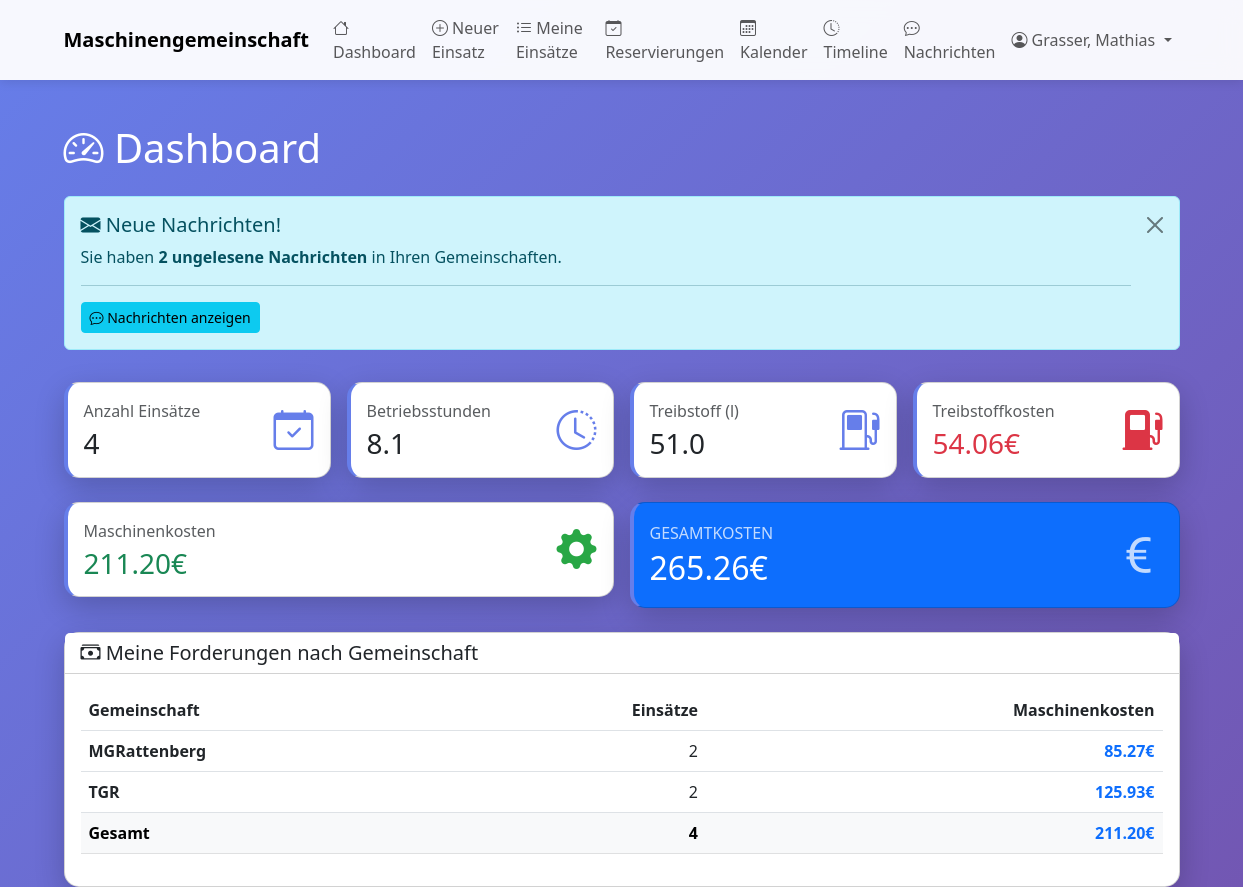
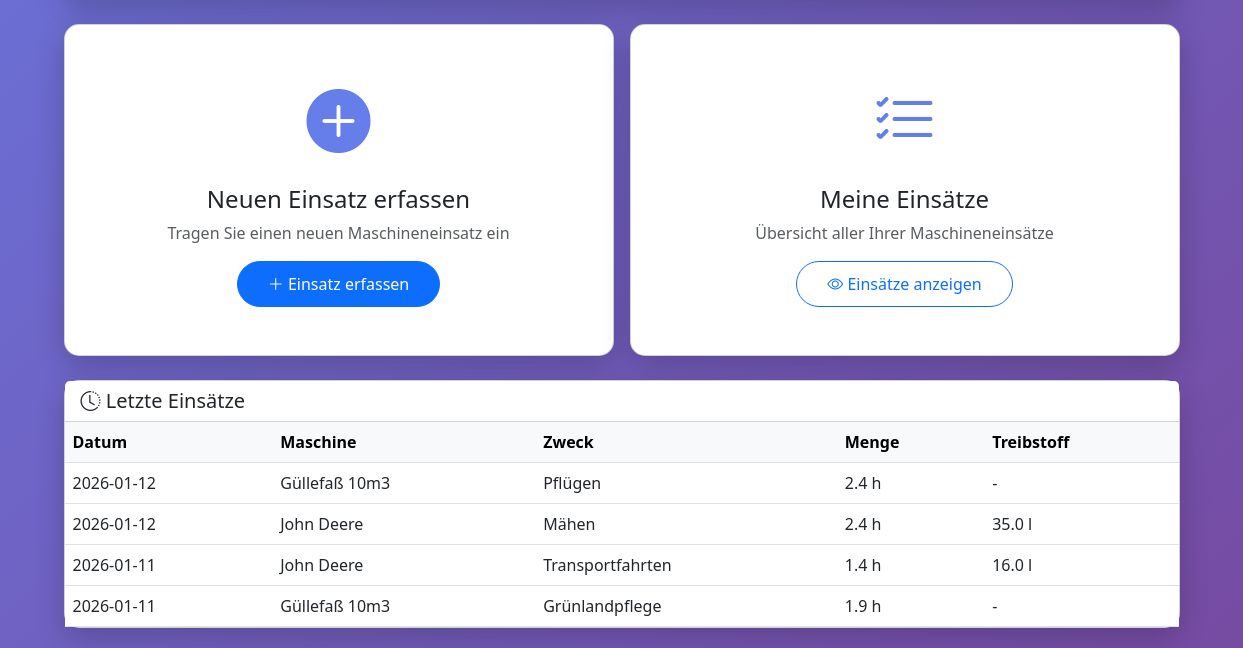
Before: /dashboard (signed in) with the older database file (2 pictures, top to bottom).
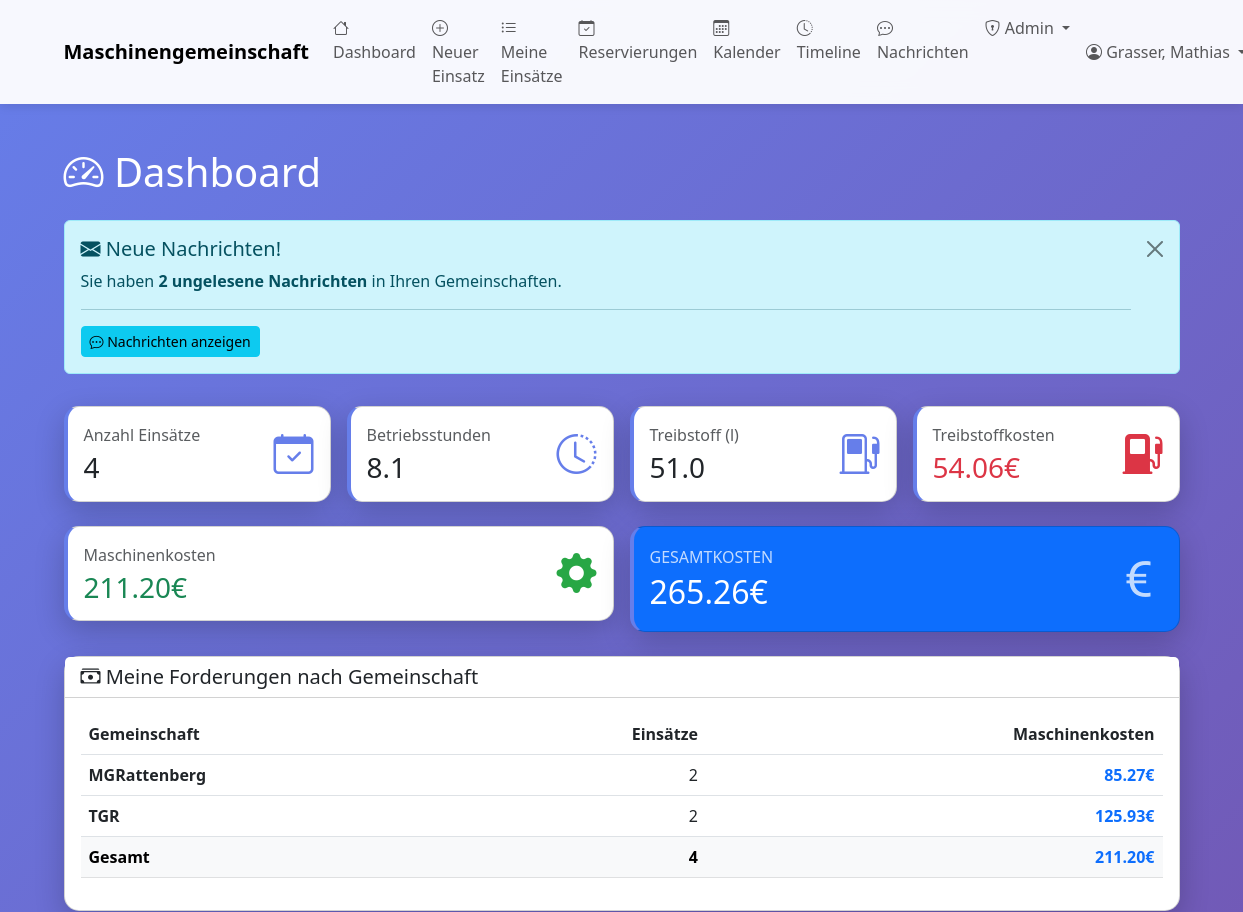
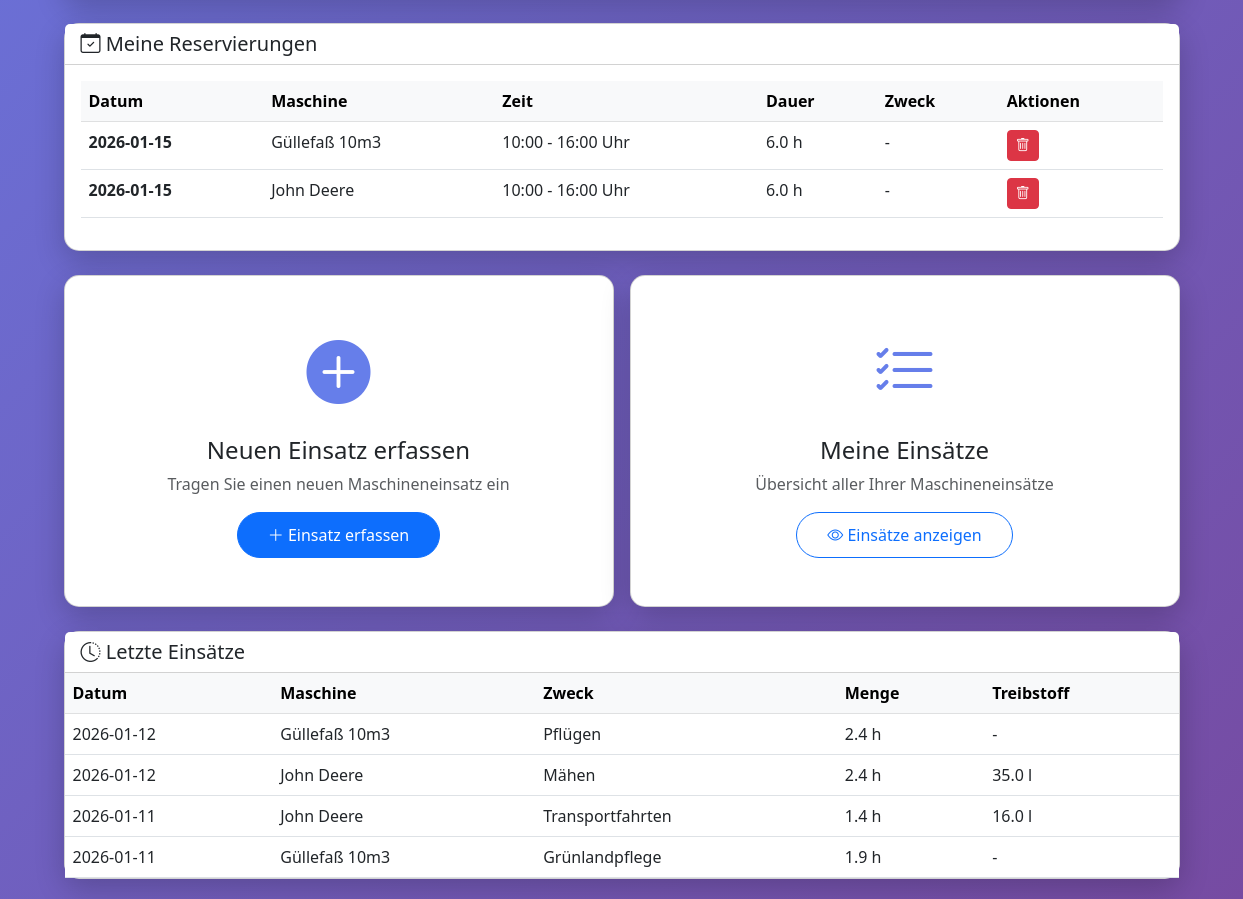
After: the same page with the newer database file (2 pictures, top to bottom).
### tables this page shows
CREATE TABLE gemeinschaften (
                id INTEGER PRIMARY KEY AUTOINCREMENT,
                name TEXT NOT NULL UNIQUE,
                beschreibung TEXT,
                erstellt_am TIMESTAMP DEFAULT CURRENT_TIMESTAMP,
                aktiv BOOLEAN DEFAULT 1
            );

CREATE TABLE maschinen (
    id INTEGER PRIMARY KEY AUTOINCREMENT,
    bezeichnung TEXT NOT NULL,
    hersteller TEXT,
    modell TEXT,
    baujahr INTEGER,
    kennzeichen TEXT,
    anschaffungsdatum DATE,
    stundenzaehler_aktuell REAL,
    naechste_wartung_bei REAL,
    aktiv BOOLEAN DEFAULT 1,
    bemerkungen TEXT
, abrechnungsart TEXT DEFAULT 'stunden', preis_pro_einheit REAL DEFAULT 0.0, wartungsintervall INTEGER DEFAULT 50, naechste_wartung REAL, anmerkungen TEXT, erfassungsmodus TEXT DEFAULT 'fortlaufend', gemeinschaft_id INTEGER DEFAULT 1 REFERENCES gemeinschaften(id), anschaffungspreis REAL DEFAULT 0.0, abschreibungsdauer_jahre INTEGER DEFAULT 10);

CREATE TABLE einsatzzwecke (
    id INTEGER PRIMARY KEY AUTOINCREMENT,
    bezeichnung TEXT NOT NULL UNIQUE,
    beschreibung TEXT,
    aktiv BOOLEAN DEFAULT 1
);

CREATE TABLE maschinen_reservierungen (
                id INTEGER PRIMARY KEY AUTOINCREMENT,
                maschine_id INTEGER NOT NULL,
                benutzer_id INTEGER NOT NULL,
                datum DATE NOT NULL,
                uhrzeit_von TIME NOT NULL,
                uhrzeit_bis TIME NOT NULL,
                nutzungsdauer_stunden REAL NOT NULL,
                zweck TEXT,
                bemerkung TEXT,
                status TEXT DEFAULT 'aktiv',
                erstellt_am TIMESTAMP DEFAULT CURRENT_TIMESTAMP,
                geaendert_am TIMESTAMP DEFAULT CURRENT_TIMESTAMP,
                FOREIGN KEY (maschine_id) REFERENCES maschinen(id) ON DELETE CASCADE,
                FOREIGN KEY (benutzer_id) REFERENCES benutzer(id) ON DELETE CASCADE
            );

### web_app.py (the view)
@app.route('/dashboard')
@login_required
def dashboard():
    archiviere_abgelaufene_reservierungen()
    with MaschinenDBContext(DB_PATH) as db:
        benutzer_id = session['benutzer_id']
        statistik = db.get_statistik_benutzer(benutzer_id)
        treibstoffkosten = statistik.get('gesamt_kosten', 0) or 0
        maschinenkosten = statistik.get('gesamt_maschinenkosten', 0) or 0
        statistik['gesamtkosten'] = treibstoffkosten + maschinenkosten
        einsaetze = db.get_einsaetze_by_benutzer(benutzer_id)
        letzte_einsaetze = einsaetze[:10] if einsaetze else []
        cursor = db.connection.cursor()
        cursor.execute("""
            SELECT
                g.id,
                g.name,
                COUNT(e.id) as anzahl_einsaetze,
                SUM(
                    CASE
                        WHEN m.abrechnungsart = 'stunden' THEN (e.endstand - e.anfangstand) * COALESCE(m.preis_pro_einheit, 0)
                        ELSE COALESCE(e.flaeche_menge, 0) * COALESCE(m.preis_pro_einheit, 0)
                    END
                ) as maschinenkosten
            FROM maschineneinsaetze e
            JOIN maschinen m ON e.maschine_id = m.id
            JOIN gemeinschaften g ON m.gemeinschaft_id = g.id
            WHERE e.benutzer_id = ?
            GROUP BY g.id, g.name
            ORDER BY g.name
        """, (benutzer_id,))
        columns = [desc[0] for desc in cursor.description]
        schulden_nach_gemeinschaft = []
        for row in cursor.fetchall():
            d = dict(zip(columns, row))
            d['bezeichnung'] = d['name']  # Mapping fÃ¼r Template
            d['gesamtkosten'] = d['maschinenkosten'] or 0
            schulden_nach_gemeinschaft.append(d)
        cursor.execute("""
            SELECT r.*, m.bezeichnung as maschine_bezeichnung
            FROM maschinen_reservierungen r
            JOIN maschinen m ON r.maschine_id = m.id
            WHERE r.benutzer_id = ?
              AND r.datum >= date('now')
              AND r.status = 'aktiv'
            ORDER BY r.datum, r.uhrzeit_von
        """, (benutzer_id,))
        columns = [desc[0] for desc in cursor.description]
        reservierungen = [dict(zip(columns, row)) for row in cursor.fetchall()]
        cursor.execute("""
            SELECT COUNT(*) FROM gemeinschafts_nachrichten n
            JOIN mitglied_gemeinschaft mg ON n.gemeinschaft_id = mg.gemeinschaft_id
            LEFT JOIN nachricht_gelesen ng ON n.id = ng.nachricht_id AND ng.benutzer_id = ?
            WHERE mg.mitglied_id = ? AND ng.id IS NULL
        """, (benutzer_id, benutzer_id))
        ungelesene_nachrichten = cursor.fetchone()[0]
    return render_template('dashboard.html',
                         statistik=statistik,
                         einsaetze=letzte_einsaetze,
                         schulden_nach_gemeinschaft=schulden_nach_gemeinschaft,
                         reservierungen=reservierungen,
                         ungelesene_nachrichten=ungelesene_nachrichten)

### database.py (called while the page is built)
    def connect(self):
        self.connection = sqlite3.connect(self.db_path)
        self.connection.row_factory = sqlite3.Row
        self.cursor = self.connection.cursor()

    def close(self):
        if self.connection:
            self.connection.close()

    def get_benutzer(self, benutzer_id: int) -> Optional[Dict]:
        sql = "SELECT * FROM benutzer WHERE id = ?"
        self.cursor.execute(sql, (benutzer_id,))
        row = self.cursor.fetchone()
        return dict(row) if row else None

    def get_einsaetze_by_benutzer(self, benutzer_id: int) -> List[Dict]:
        sql = "SELECT * FROM einsaetze_uebersicht WHERE benutzer LIKE ?"
        benutzer = self.get_benutzer(benutzer_id)
        if not benutzer:
            return []
        search_pattern = f"%{benutzer['name']}%"
        self.cursor.execute(sql, (search_pattern,))
        return [dict(row) for row in self.cursor.fetchall()]

    def __enter__(self):
        self.connect()
        return self

    def __exit__(self, exc_type, exc_val, exc_tb):
        if exc_type is None:
            self.connection.commit()
        else:
            self.connection.rollback()
        self.close()
        return False

### templates/dashboard.html (shortened to what the changed rows need)
{% extends "base.html" %}
{% block content %}
<div class="row mt-4">
    <div class="col-12">
        <h1 class="text-white mb-4">
            <i class="bi bi-speedometer2"></i> Dashboard
        </h1>
    </div>
</div>
<div class="row g-3 mb-4">
    <div class="col-md-6">
        <div class="card stat-card bg-primary text-white">
            <div class="card-body">
                <div class="d-flex justify-content-between align-items-center">
                    <div>
                        <h2 class="mb-0">{{ "%.2f"|format(statistik.gesamtkosten or 0) }}€</h2>
                    </div>
                </div>
            </div>
        </div>
    </div>
</div>
{% if schulden_nach_gemeinschaft %}
<div class="row mb-4">
    <div class="col-12">
        <div class="card">
            <div class="card-body">
                <div class="table-responsive">
                    <table class="table table-hover">
                        <thead>
                            <tr>
                                <th>Gemeinschaft</th>
                                <th class="text-end">Einsätze</th>
                                <th class="text-end">Maschinenkosten</th>
                            </tr>
                        </thead>
                        <tbody>
                            {% for schuld in schulden_nach_gemeinschaft %}
                            <tr>
                                <td><strong>{{ schuld.bezeichnung }}</strong></td>
                                <td class="text-end">{{ schuld.anzahl_einsaetze }}</td>
                                <td class="text-end">
                                    <strong class="text-primary">{{ "%.2f"|format(schuld.gesamtkosten or 0) }}€</strong>
                                </td>
                            </tr>
                            {% endfor %}
                        </tbody>
                        <tfoot class="table-light">
                            <tr>
                                <th>Gesamt</th>
                                <th class="text-end">{{ schulden_nach_gemeinschaft|sum(attribute='anzahl_einsaetze') }}</th>
                                <th class="text-end">
                                    <strong class="text-primary">{{ "%.2f"|format(schulden_nach_gemeinschaft|sum(attribute='gesamtkosten')) }}€</strong>
                                </th>
                            </tr>
                        </tfoot>
                    </table>
                </div>
            </div>
        </div>
    </div>
</div>
{% endif %}
{% if reservierungen %}
<div class="row mb-4">
    <div class="col-12">
        <div class="card">
            <div class="card-header bg-white">
                <h5 class="mb-0">
                    <i class="bi bi-calendar-check"></i> Meine Reservierungen
                </h5>
            </div>
            <div class="card-body">
                <div class="table-responsive">
                    <table class="table table-hover">
                        <thead class="table-light">
                            <tr>
                                <th>Datum</th>
                                <th>Maschine</th>
                                <th>Zeit</th>
                                <th>Dauer</th>
                                <th>Zweck</th>
                                <th>Aktionen</th>
                            </tr>
                        </thead>
                        <tbody>
                            {% for res in reservierungen %}
                            <tr>
                                <td><strong>{{ res.datum }}</strong></td>
                                <td>{{ res.maschine_bezeichnung }}</td>
                                <td>{{ res.uhrzeit_von }} - {{ res.uhrzeit_bis }} Uhr</td>
                                <td>{{ res.nutzungsdauer_stunden }} h</td>
                                <td>{{ res.zweck or '-' }}</td>
                                <td>
                                    <form method="POST" action="{{ url_for('reservierung_stornieren', reservierung_id=res.id) }}"
                                          style="display: inline;" onsubmit="return confirm('Reservierung wirklich stornieren?');">
                                        <button type="submit" class="btn btn-sm btn-danger" title="Stornieren">
                                            <i class="bi bi-trash"></i>
                                        </button>
                                    </form>
                                </td>
                            </tr>
                            {% endfor %}
                        </tbody>
                    </table>
                </div>
            </div>
        </div>
    </div>
</div>
{% endif %}
{% if einsaetze %}
<div class="row">
    <div class="col-12">
        <div class="card">
            <div class="card-body p-0">
                <div class="table-responsive">
                    <table class="table table-hover mb-0">
                        <thead class="table-light">
                            <tr>
                                <th>Datum</th>
                                <th>Maschine</th>
                                <th>Zweck</th>
                                <th>Menge</th>
                                <th>Treibstoff</th>
                            </tr>
                        </thead>
                        <tbody>
                            {% for einsatz in einsaetze %}
                            <tr>
                                <td>{{ einsatz.datum }}</td>
                                <td>{{ einsatz.maschine }}</td>
                                <td>{{ einsatz.einsatzzweck }}</td>
                                <td>
                                    {% if einsatz.abrechnungsart == 'hektar' and einsatz.flaeche_menge %}
                                        {{ "%.2f"|format(einsatz.flaeche_menge) }} ha
                                    {% elif einsatz.abrechnungsart == 'kilometer' and einsatz.flaeche_menge %}
                                        {{ "%.2f"|format(einsatz.flaeche_menge) }} km
                                    {% elif einsatz.abrechnungsart == 'stueck' and einsatz.flaeche_menge %}
                                        {{ "%.0f"|format(einsatz.flaeche_menge) }} St
                                    {% else %}
                                        {{ "%.1f"|format(einsatz.betriebsstunden) }} h
                                    {% endif %}
                                </td>
                                <td>
                                    {% if einsatz.treibstoffverbrauch %}
                                        {{ "%.1f"|format(einsatz.treibstoffverbrauch) }} l
                                    {% else %}
                                        -
                                    {% endif %}
                                </td>
                            </tr>
                            {% endfor %}
                        </tbody>
                    </table>
                </div>
            </div>
        </div>
    </div>
</div>
{% endif %}
{% endblock %}

Changed rows visible on the page:
added maschinen_reservierungen: datum "2026-01-15", maschine_bezeichnung "Güllefaß 10m3", uhrzeit_von "10:00", uhrzeit_bis "16:00", nutzungsdauer_stunden "6.0", zweck "-"
added maschinen_reservierungen: datum "2026-01-15", maschine_bezeichnung "John Deere", uhrzeit_von "10:00", uhrzeit_bis "16:00", nutzungsdauer_stunden "6.0", zweck "-"
Other visible differences:
text now shown: "Admin Meine Reservierungen Datum Maschine Zeit Dauer Zweck Aktionen"
